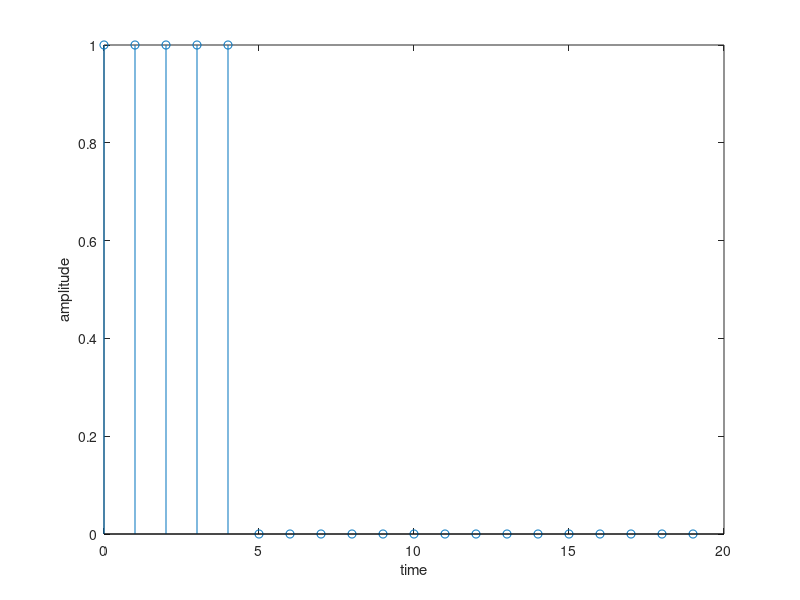
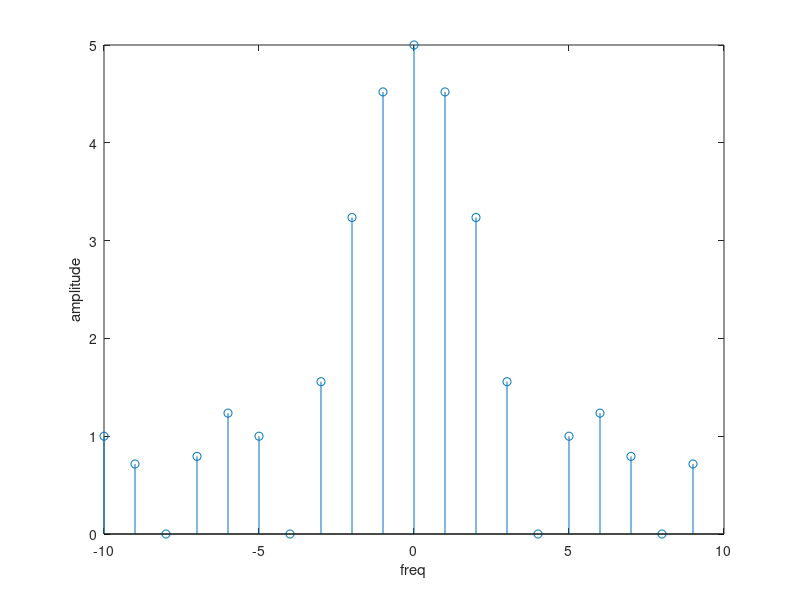
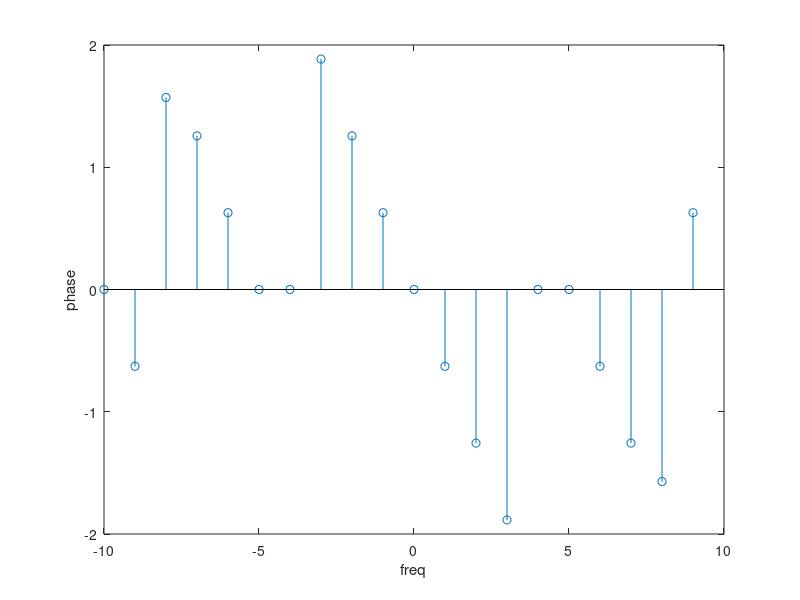
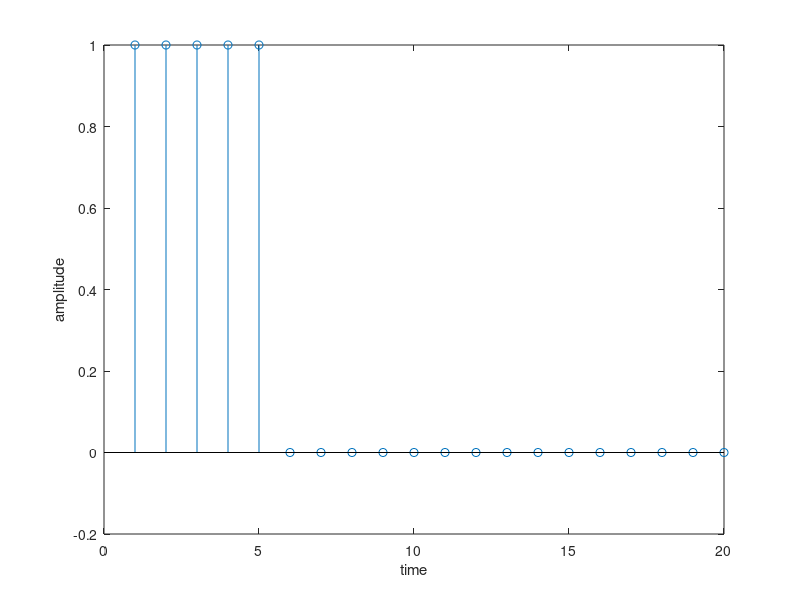

Write the MATLAB code that produced these figures, in order.
n = [ 0 : 1 : 19] ; 
N = length(n) ; 
x = zeros(N,1); 
x(1:5) = 1 ;

k = -(N/2 ) : (N/2)-1; 
X = fft(x);
X = fftshift(X); 
Xm = abs(X) ; 
Xp = angle(X);

figure(1);
stem(n,x)
xlabel('time')
ylabel('amplitude')

figure(2)
stem(k,Xm)
xlabel('freq')
ylabel('amplitude')

figure(3) 
stem(k,Xp)
xlabel('freq')
ylabel('phase')

%inverse Fourier 
x1 = ifftshift(X) ; 
x1 = ifft(x1); 

figure(4)
stem(x1)
xlabel('time')
ylabel('amplitude')

xreal = real(x1); 
ximag = imag(x1);
figure(5)
p1 = stem(xreal);
hold on 
p2 =stem(ximag);
xlabel('time')
ylabel('amplitude')
legend([p1,p2],{'real(x)', 'imaginary(x)'})